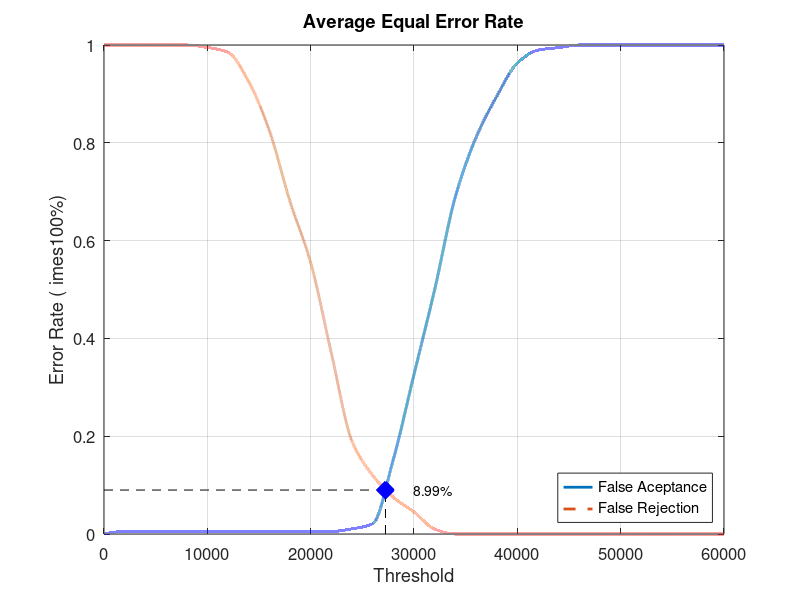
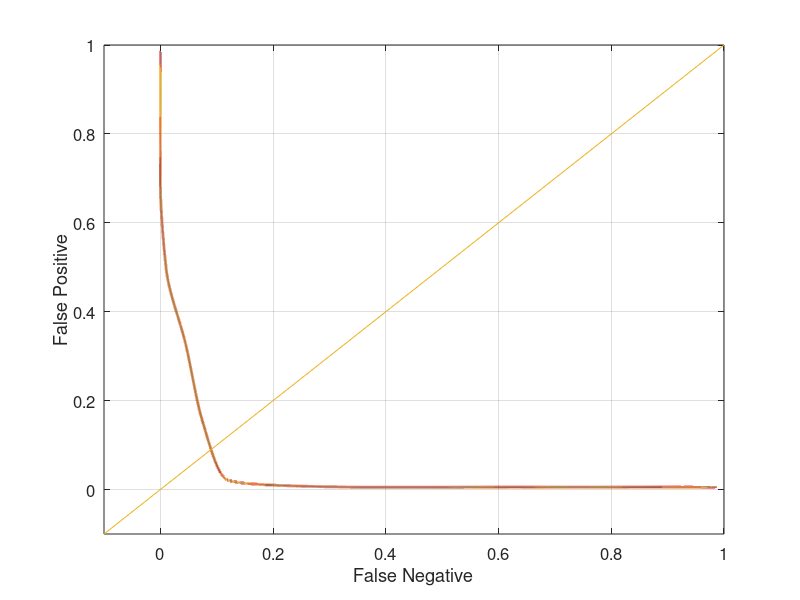

The MATLAB script that drew these images, in order:
close all;
clear;
clc;
x = 0:2000:60000;
xq = 0:0.5:60000;

y0 = [0 0.00526316 0.00526316 0.00526316 0.00526316 0.00526316 0.00526316 0.00526316 0.00526316 0.00526316 0.00526316 0.00526316 0.0105263 0.0210526 0.152632 0.326316 0.5 0.689474 0.810526 0.894737 0.963158 0.989474 0.994737 1 1 1 1 1 1 1 1]
yy0 = interp1(x, y0, xq, 'pchip');
y1 = [1 1 1 1 1 0.995 0.985 0.925 0.825 0.68 0.555 0.37 0.19 0.12 0.075 0.045 0.01 0 0 0 0 0 0 0 0 0 0 0 0 0 0]
yy1 = interp1(x, y1, xq, 'pchip');

% Calculating EER: 
y2 = abs(y0 - y1);
find(y2 == min(y2))
yy2 = abs(yy0 - yy1);
xEER = find(yy2 == min(yy2));
xEERIndex = xq(xEER) % X-axis EER
yEER = yy0(xEER) % Y-axis EER

main = figure
plot(xq, yy0,'-','LineWidth', 2);	hold on
plot(xq, yy1,'--','LineWidth', 2);	hold on
plot([xEERIndex xEERIndex], [0 yEER], 'k--');	hold on
plot([0 xEERIndex], [yEER yEER], 'k--');	hold on
plot(xEERIndex, yEER, 'bx', 'LineWidth', 10);	hold on
text(xEERIndex + 10 * xEERIndex / 100, yEER, [num2str(round((10000 * yEER)) / 100) '%'])
legend('False Aceptance', 'False Rejection', 'Location', 'SouthEast')
xlabel('Threshold')
ylabel('Error Rate (	imes100%)')
title('Average Equal Error Rate')
set(gca, 'FontSize', 12)
axis([0 60000 0 1])
grid on

print(main, 'Database4_4Main', '-dpng');
FNRxFPR = figure('Color', [1 1 1]);
plot(yy1, yy0, '-', yy1, yy0, 'LineWidth', 2);
hold on
y = -0.1:0.1:1
plot(y, y); 
set(gca, 'FontSize', 12)
xlabel('False Negative')
ylabel('False Positive')
axis([-0.1 1 -0.1 1])
set(gca, 'FontSize', 12)
grid on

print(FNRxFPR, 'Database4_4FNRxFPR','-dpng');
